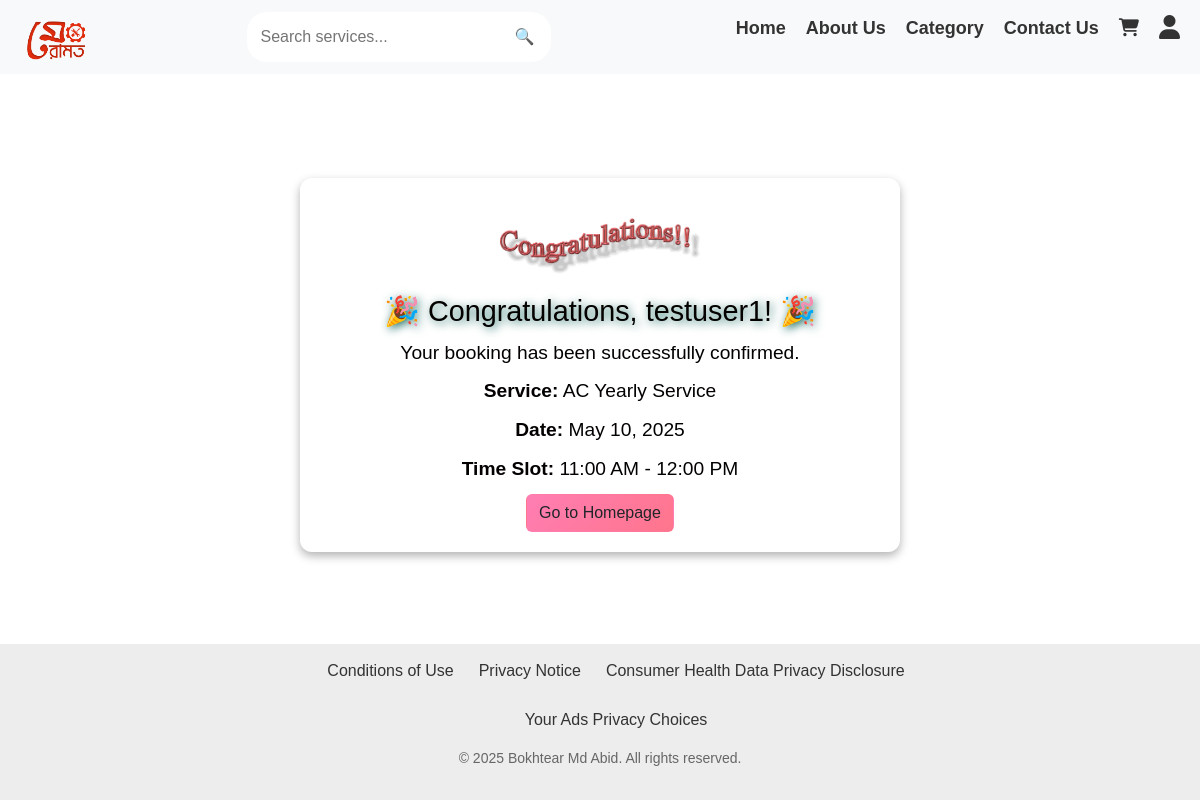
Screenshot of /booking/success/2/ (signed in) with the database file from the repository.
### meramotapp/models.py (models this page shows, shortened)
class CustomUser(AbstractUser):
    is_seller = models.BooleanField(default=False)
    is_normal_user = models.BooleanField(default=True)
    mobile_no = models.CharField(max_length=15, unique=True, null=True, blank=True)
    groups = models.ManyToManyField(Group, related_name="customuser_set", blank=True)
    user_permissions = models.ManyToManyField(Permission, related_name="customuser_permissions", blank=True)
    image = models.ImageField(upload_to="sellers/", blank=True, null=True)  # Allow image upload

class Booking(models.Model):
    user = models.ForeignKey(settings.AUTH_USER_MODEL, on_delete=models.CASCADE)
    service = models.ForeignKey(Service, on_delete=models.CASCADE)
    date = models.DateField()
    time_slot = models.CharField(max_length=20)  # Example: "10:00 AM - 11:00 AM"
    status = models.CharField(max_length=20, choices=[('Pending', 'Pending'), ('Confirmed', 'Confirmed'), ('Cancelled', 'Cancelled')], default='Pending')
    created_at = models.DateTimeField(auto_now_add=True)

class Service(models.Model):
    seller = models.ForeignKey(settings.AUTH_USER_MODEL, on_delete=models.CASCADE, limit_choices_to={'is_seller': True})
    category = models.ForeignKey('Category', on_delete=models.CASCADE)
    title = models.CharField(max_length=255)
    description = models.TextField()
    price = models.DecimalField(max_digits=10, decimal_places=2)
    image = models.ImageField(upload_to='service_images', null=True, blank=True)
    location = models.CharField(max_length=255, null=True, blank=True)
    rating = models.FloatField(default=0.0)
    created_at = models.DateTimeField(auto_now_add=True)

### meramotapp/views.py (the view)
# urls.py: path('booking/success/<int:booking_id>/', views.booking_success, name='booking_success'),
@login_required
def booking_success(request, booking_id):
    booking = get_object_or_404(Booking, id=booking_id, user=request.user)
    return render(request, 'booking_success.html', {'booking': booking})

### templates/booking_success.html (shortened to what this page needs)
{% extends "base.html" %}
{% load static %}
{% block extra_css %}
<link rel="stylesheet" href="{% static 'css/style_booking_success.css' %}">
{% endblock %}
{% block content %}
    <div class="success-container">
        <img src="{% static 'images/congratulation.gif' %}" alt="Success" class="success-gif">
        <h1>🎉 Congratulations, {{ user.username }}! 🎉</h1>
        <p>Your booking has been successfully confirmed.</p>
        <p><strong>Service:</strong> {{ booking.service.title }}</p>
        <p><strong>Date:</strong> {{ booking.date }}</p>
        <p><strong>Time Slot:</strong> {{ booking.time_slot }}</p>
        <a href="{% url 'home' %}" class="btn">Go to Homepage</a>
    </div>
{% endblock %}

### static/css/style_booking_success.css (style rules this page uses)
.success-container { max-width: 600px; margin: 80px auto; padding: 20px; background: rgba(255, 255, 255, 0.1); backdrop-filter: blur(10px); border-radius: 12px; box-shadow: 0 4px 10px rgba(0, 0, 0, 0.3); text-align: center; color: #040000; }
.success-gif { width: 200px; margin: 20px auto; }
.success-container h1 { font-size: 1.8em; margin-bottom: 10px; color: #040101; text-shadow: 2px 2px 10px rgb(26, 108, 97); }
.success-container p { font-size: 1.2em; margin-bottom: 10px; }
.btn { display: inline-block; padding: 12px 20px; background: linear-gradient(135deg, #ff7eb3, #ff758c); color: white; font-size: 1.1em; font-weight: bold; text-decoration: none; border-radius: 6px; transition: all 0.3s ease-in-out; cursor: pointer; }

### templates/navbar.html (style rules this page uses)
* { text-decoration: none; margin: 0; padding: 0; box-sizing: border-box; }

### templates/footer.html (style rules this page uses)
* { margin: 0; padding: 0; text-decoration: none; box-sizing: border-box; }
html, body { height: 100%; display: flex; flex-direction: column; font-family: 'Trebuchet MS', 'Lucida Sans Unicode', 'Lucida Grande', 'Lucida Sans', Arial, sans-serif; }

### rows the page displays
CustomUser: username "testuser1"
Booking: service "AC Yearly Service", date "May 10, 2025", time_slot "11:00 AM - 12:00 PM"
